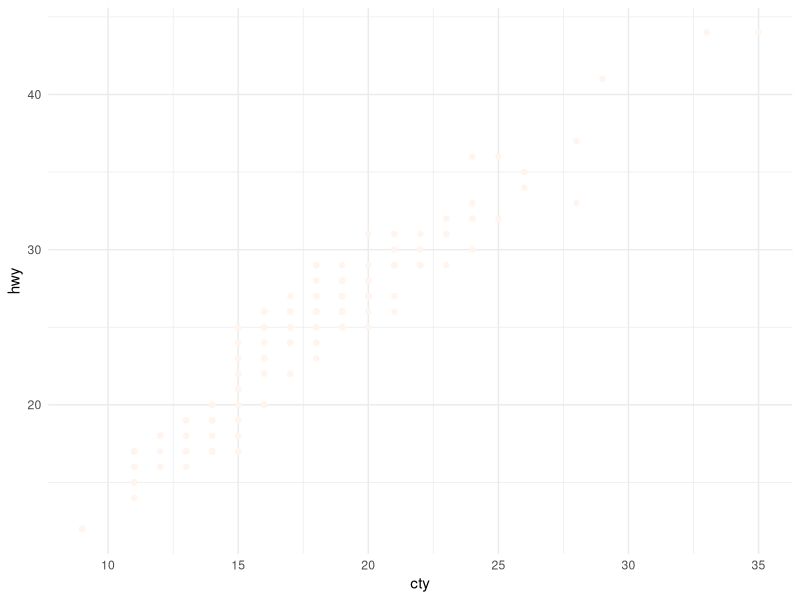
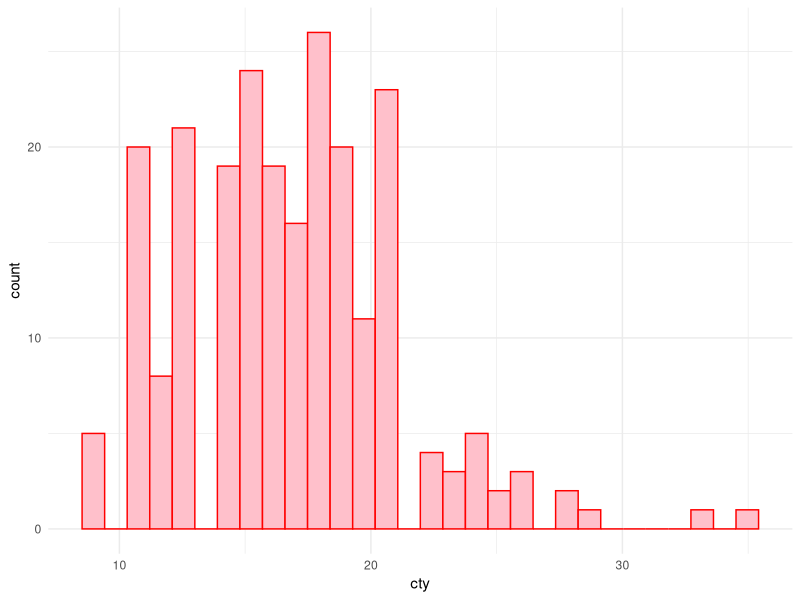
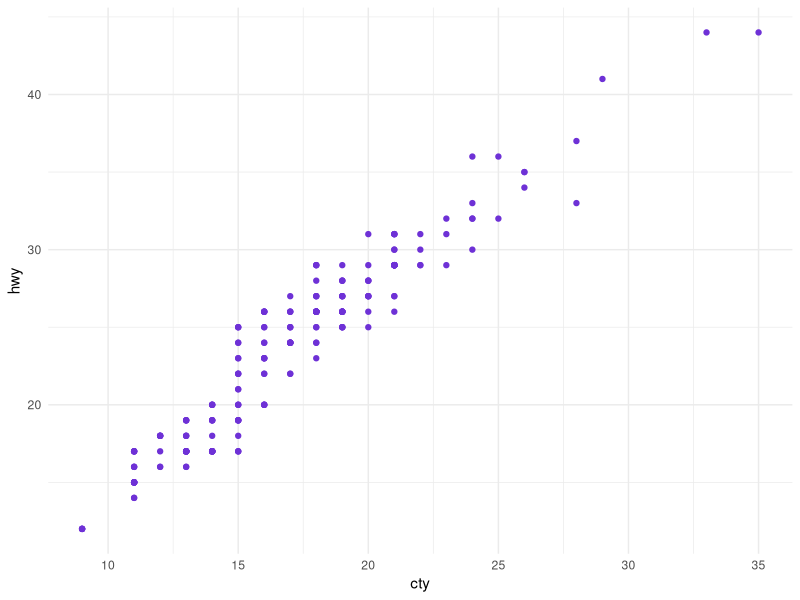
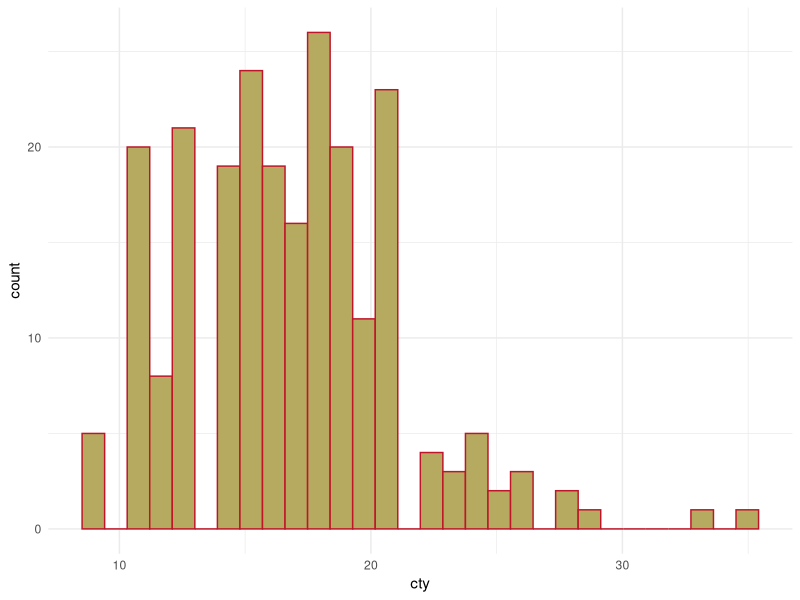
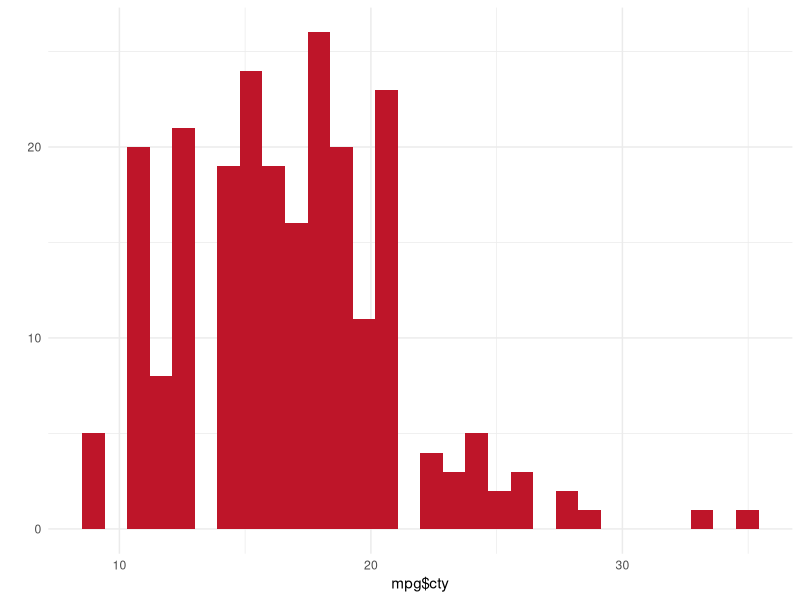

Source code (R) for these figures, in order:
# Better use of color in R

library(tidyverse)
theme_set(theme_minimal())
view(mpg)

ggplot(mpg, aes(x = cty, y = hwy)) +
  geom_point(color = "seashell")

colors()

ggplot(mpg, aes(x = cty)) + 
  geom_histogram(color = "red",
                 fill = "pink")

ggplot(mpg, aes(x = cty, y = hwy)) +
  geom_point(color = "#6e31d6")

ggplot(mpg, aes(x = cty)) + 
  geom_histogram(color = "#be1529",
                 fill = "#b6a960")

qplot(mpg$cty, 
      geom = "histogram", 
      fill = I("#be1529"))



